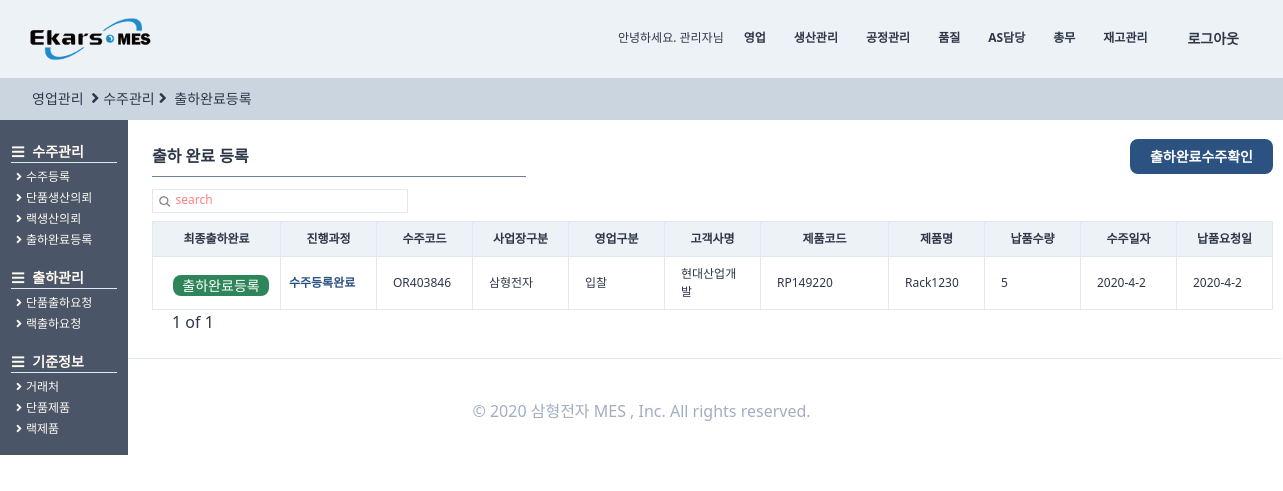
The page /orders/endorder/ (signed in) on the database as committed earlier.
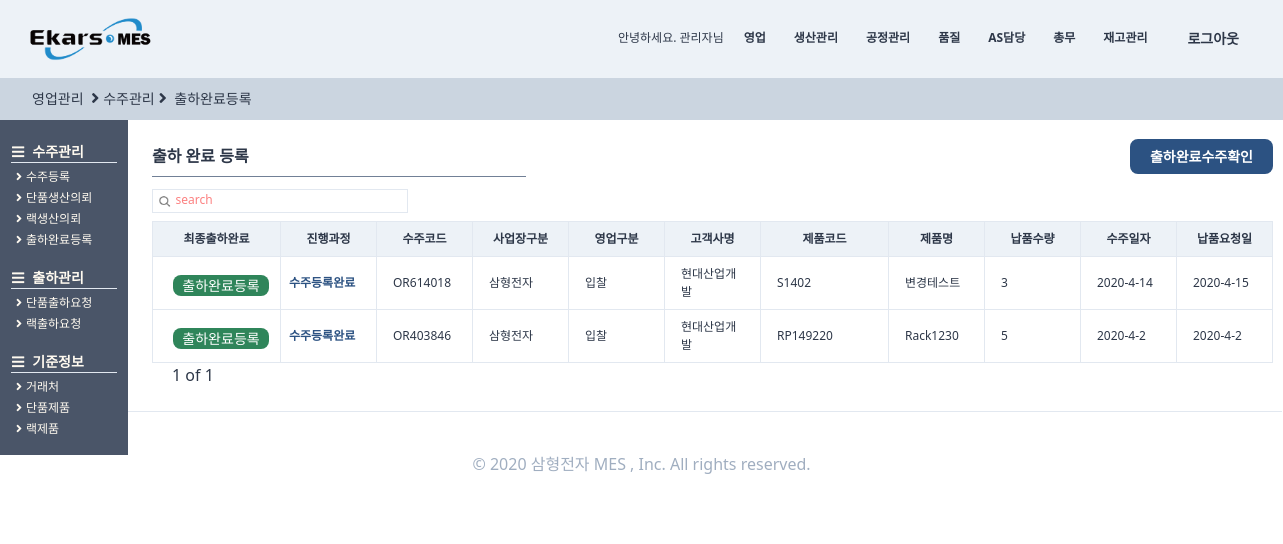
The same page on the database as committed later.
### users/models.py (models this page shows, shortened)
class Part(TimeStampedModel):
    해당회사 = models.ForeignKey(
        "Company", related_name="Part", on_delete=models.CASCADE, null=True
    )
    부서명 = models.CharField(max_length=12, null=True, blank=True)
    class Meta:
        verbose_name = "부서"
        verbose_name_plural = "부서"

### orders/models.py (models this page shows, shortened)
class OrderRegister(TimeStampedModel):
    입찰 = "입찰"
    대리점 = "대리점"
    AS = "A/S"
    내부계획 = "내부계획"
    월별생산계획 = "월별생산계획"
    영업구분_CHOICES = (
        (입찰, "입찰"),
        (대리점, "대리점"),
        (AS, "A/S"),
        (내부계획, "내부계획"),
        (월별생산계획, "월별생산계획"),
    )
    삼형전자 = "삼형전자"
    엠에스텔레콤 = "엠에스텔레콤"
    사업장구분_CHOICES = (
        (삼형전자, "삼형전자"),
        (엠에스텔레콤, "엠에스텔레콤"),
    )
    출하완료 = "출하완료"
    출하미완료 = "출하미완료"
    출하구분_CHOICES = (
        (출하완료, "출하완료"),
        (출하미완료, "출하미완료"),
    )
    단품 = "단품"
    랙 = "랙"
    제품구분_CHOICES = (
        (단품, "단품"),
        (랙, "랙"),
    )
    랙생산의뢰 = models.ForeignKey(
        "self", related_name="단품생산의뢰", on_delete=models.SET_NULL, null=True, blank=True
    )
    작성자 = models.ForeignKey(
        users_models.User,
        related_name="수주등록",
        on_delete=models.SET_NULL,
        null=True,
        blank=True,
    )
    수주코드 = models.CharField(max_length=50)
    영업구분 = models.CharField(choices=영업구분_CHOICES, max_length=10, blank=True, default=입찰)
    제품구분 = models.CharField(choices=제품구분_CHOICES, max_length=10, blank=True, default=단품)
    사업장구분 = models.CharField(
        choices=사업장구분_CHOICES, max_length=10, blank=True, default=삼형전자
    )
    수주일자 = models.DateField(auto_now=False, auto_now_add=False)
    고객사명 = models.ForeignKey(
        SI_models.CustomerPartner,
        related_name="수주등록",
        on_delete=models.SET_NULL,
        null=True,
        blank=True,
    )
    현장명 = models.CharField(max_length=50, null=True)
    납품요청일 = models.DateField(auto_now=False, auto_now_add=False, blank=True, null=True)
    납품수량 = models.IntegerField()
    특이사항 = models.TextField(blank=True)
    단품모델 = models.ForeignKey(
        SI_models.SingleProduct,
        related_name="수주등록",
        on_delete=models.SET_NULL,
        null=True,
        blank=True,
    )
    랙모델 = models.ForeignKey(
        SI_models.RackProduct,
        related_name="수주등록",
        on_delete=models.SET_NULL,
        null=True,
        blank=True,
    )
    출하구분 = models.CharField(
        choices=출하구분_CHOICES, max_length=10, blank=True, default=출하미완료
    )
    랙조립도면 = models.FileField(
        upload_to="blueprint", blank=True, null=True, help_text="랙 수주의 경우 조립도면을 첨부해주세요."
    )
    class Meta:
        verbose_name = "수주등록"
        verbose_name_plural = "수주등록"
    def process(self):
        try:
            pro = self.생산요청
            try:
                cess = self.생산요청.생산계획.현재공정
                pro = self.생산요청.생산계획.현재공정달성율
                try:
                    pro = self.생산요청.생산계획.작업지시서.작업지시서등록.최종검사
                    try:
                        pro = self.생산요청.생산계획.작업지시서.작업지시서등록.최종검사.최종검사등록
                        return "최종검사완료"
                    except:
                        return "최종검사의뢰완료"
                except:
                    return f"생산중({cess}:{pro})"
            except:
                return "생산의뢰완료"
        except:
            return "수주등록완료"

### StandardInformation/models.py (models this page shows, shortened)
class CustomerPartner(TimeStampedModel):
    고객 = "고객"
    대리점 = "대리점"
    공급처 = "공급처"
    거래처_CHOICES = (
        (고객, "고객"),
        (대리점, "대리점"),
        (공급처, "공급처"),
    )
    고객작성자 = models.ForeignKey(
        "users.User", related_name="고객거래처작성자", on_delete=models.SET_NULL, null=True
    )
    작성일 = models.DateField(auto_now=True, auto_now_add=False)
    거래처구분 = models.CharField(choices=거래처_CHOICES, max_length=4, default=공급처)
    거래처코드 = models.CharField(max_length=50, null=True)
    거래처명 = models.CharField(max_length=70, null=True)
    사업자등록번호 = models.CharField(max_length=50, null=True)
    고객담당자 = models.ForeignKey(
        "users.User", related_name="고객거래처담당자", on_delete=models.SET_NULL, null=True
    )
    연락처 = models.CharField(max_length=50, blank=True)
    이메일 = models.EmailField(max_length=254)
    사업장주소 = models.CharField(max_length=70, blank=True, null=True)
    사업자등록증첨부 = models.FileField(blank=True, null=True)
    특이사항 = models.TextField(blank=True, null=True)
    사용여부 = models.BooleanField(default=False)
    class Meta:
        verbose_name = "고객"
        verbose_name_plural = "고객"
    def __str__(self):
        return self.거래처명

class RackProduct(TimeStampedModel):
    작성자 = models.ForeignKey(
        "users.User", related_name="랙제품작성자", on_delete=models.SET_NULL, null=True
    )
    작성일 = models.DateField(auto_now=True, auto_now_add=False)
    랙시리얼코드 = models.CharField(max_length=40, blank=True)
    랙모델명 = models.CharField(max_length=60, blank=True)
    규격 = models.CharField(max_length=30, blank=True)
    단위 = models.CharField(max_length=30, blank=True)
    단가 = models.IntegerField(null=True)
    class Meta:
        verbose_name = "랙제품"
        verbose_name_plural = "랙제품"

class SingleProduct(TimeStampedModel):
    작성자 = models.ForeignKey(
        "users.User", related_name="단품제품작성자", on_delete=models.SET_NULL, null=True
    )
    작성일 = models.DateField(auto_now=True, auto_now_add=False)
    모델코드 = models.CharField(max_length=80, blank=True)
    모델명 = models.CharField(max_length=30, blank=True)
    규격 = models.CharField(max_length=80, blank=True)
    단위 = models.CharField(max_length=10, blank=True)
    단가 = models.IntegerField(null=True)
    class Meta:
        verbose_name = "단품제품"
        verbose_name_plural = "단품제품"

### orders/views.py (the view, shortened to what this page needs)
# urls.py: path("endorder/", views.endorder, name="endorder"),
def endorder(request):
    user = request.user
    search = request.GET.get("search")
    if search is None:
        order = (
            models.OrderRegister.objects.filter(작성자=user)
            .filter(출하구분="출하미완료")
            .order_by("-created")
        )
        s_bool = False
    pagediv = 7
    totalpage = int(math.ceil(len(order) / pagediv))
    paginator = Paginator(order, pagediv, orphans=0)
    page = request.GET.get("page", "1")
    order = paginator.get_page(page)
    nextpage = int(page) + 1
    previouspage = int(page) - 1
    notsamebool = True
    nonpage = False
    if totalpage == 0:
        nonpage = True
    if int(page) == totalpage:
        notsamebool = False
    if (search is None) or (search == ""):
        search = "search"
    return render(
        request,
        "orders/endorder.html",
        {
            "order": order,
            "search": search,
            "page": page,
            "totalpage": totalpage,
            "notsamebool": notsamebool,
            "nextpage": nextpage,
            "previouspage": previouspage,
            "s_bool": s_bool,
            "nonpage": nonpage,
            "최종검사완료": "최종검사완료",
            "최종검사의뢰완료": "최종검사의뢰완료",
            "수주등록완료": "수주등록완료",
            "생산의뢰완료": "생산의뢰완료",
        },
    )

### users/models.py (called while the page is built)
    def __str__(self):
        return self.first_name

    def lenofpart(self):
        num = self.부서.count()
        return num

### templates/orders/endorder.html (shortened to what the changed rows need)
{%extends "orders/ordershome.html"%}
{%load static%}
{%block main_contens%}
<div class="w-11/12 h-full ml-32 -mt-6 font-normal pt-12 flex flex-row">
    <div class="flex flex-col p-6 w-full ">
        <div class="flex ">
            <div class="flew flex-col">
                <table class="table-fixed font-light text-xs w-full">
                    <thead>
                        <tr>
                            <th class="border bg-gray-200 px-2 py-2 w-32">최종출하완료</th>
                            <th class="border bg-gray-200 px-2 py-2 w-24">진행과정</th>
                            <th class="border bg-gray-200 px-4 py-2 w-24">수주코드</th>
                            <th class="border bg-gray-200 px-4 py-2 w-24">사업장구분</th>
                            <th class="border bg-gray-200 px-4 py-2 w-24">영업구분</th>
                            <th class="border bg-gray-200 px-4 py-2 w-24">고객사명</th>
                            <th class="border bg-gray-200 px-4 py-2 w-32">제품코드</th>
                            <th class="border bg-gray-200 px-4 py-2 w-24">제품명</th>
                            <th class="border bg-gray-200 px-4 py-2 w-24">납품수량</th>
                            <th class="border bg-gray-200 px-4 py-2 w-24">수주일자</th>
                            <th class="border bg-gray-200 px-4 py-2 w-24">납품요청일</th>
                        </tr>
                    </thead>
                    <tbody>
                        {%for list in order%}
                        <tr>
                            <td class="border px-2 py-2 font-bold
                            text-blue-800 justify-center">
                                <a href="{%url "orders:endorderforout" list.pk %}">
                                    <div class="btn-link bg-green-700 hover:bg-teal-800 hover:font-bold mt-1 mb-0 ml-3">
                                        출하완료등록
                                    </div>
                                </a>
                            </td>
                            <td class="border px-2 py-2 font-bold
                                    {%if list.process == 수주등록완료%}
                                    text-blue-800
                                    {%endif%}
                                    text-red-700 ">
                                {{list.process}}</td>
                            <td class="border px-4 py-2  hover:text-blue-700 hover:font-bold "><a
                                    href="{%url "orders:orderdetail" list.pk %}">
                                    {{list.수주코드}}</a></td>
                            <td class="border px-4 py-2">{{list.사업장구분}}</td>
                            <td class="border px-4 py-2">{{list.영업구분}}</td>
                            <td class="border px-4 py-2">{{list.고객사명}}</td>
                            {%if list.제품구분 == "단품"%}
                            <td class="border px-4 py-2">{{list.단품모델.모델코드}}</td>
                            <td class="border px-4 py-2">{{list.단품모델.모델명}}</td>
                            {%else%}
                            <td class="border px-4 py-2">{{list.랙모델.랙시리얼코드}}</td>
                            <td class="border px-4 py-2">{{list.랙모델.랙모델명}}</td>
                            {%endif%}
                            <td class="border px-4 py-2">{{list.납품수량}}</td>
                            <td class="border px-4 py-2">
                                {{list.수주일자.year}}-{{list.수주일자.month}}-{{list.수주일자.day}}</td>
                            <td class="border px-4 py-2">
                                {%if list.납품요청일 is None%}
                                {%else%}
                                {{list.납품요청일.year}}-{{list.납품요청일.month}}-{{list.납품요청일.day}}{%endif%}</td>
                        </tr>
                        {%endfor%}
                    </tbody>
                </table>
            </div>
        </div>
    </div>
</div>
</div>
{%endblock main_contens %}

### templates/partials/navigation.html
{% load static%}
<div class="flex items-center text-sm font-medium h-full w-full  flex-raw justify-end">
        {% if user.is_authenticated %}
        <div class="text-right  text-xs h-5">안녕하세요. {{user}}님</div>
        {% if user.lenofpart > 1 %}
        {% for part in user.부서.all %}
        <div
                class="ml-3 border-b-2 border-transparent h-full flex items-center hover:border-gray-600 font-semibold text-xs">
                <a href="{%url "core:parthome" part.pk %}" class="py-10 px-2">
                        {% if part.부서명 == "자재부" %}
                        재고관리
                        {%else%}
                        <script>
                                var parta = "{{ part.부서명 }}";
                                var result = parta.replace("부", '')
                                document.write(result)
                        </script>
                        {% endif %}
                </a></div>
        {% endfor %}
        {% endif %}
        <div class="nav_link font-semibold ml-3"><a href="{%url "users:logout"%}">로그아웃</a></div>
        {% else %}
        <li class="nav_link"><a href="{%url "users:signup"%}">Sign Up</a></li>
        {% endif %}
</div>

Rows that differ between the two databases and show on the page:
added OrderRegister: process "수주등록완료", 수주코드 "OR614018", 사업장구분 "삼형전자", 영업구분 "입찰", 고객사명 "현대산업개발", 단품모델.모델코드 "S1402", 단품모델.모델명 "변경테스트", 납품수량 "3", 수주일자.year "2020", 수주일자.month "4", 수주일자.day "14", 납품요청일.year "2020", 납품요청일.month "4", 납품요청일.day "15"
